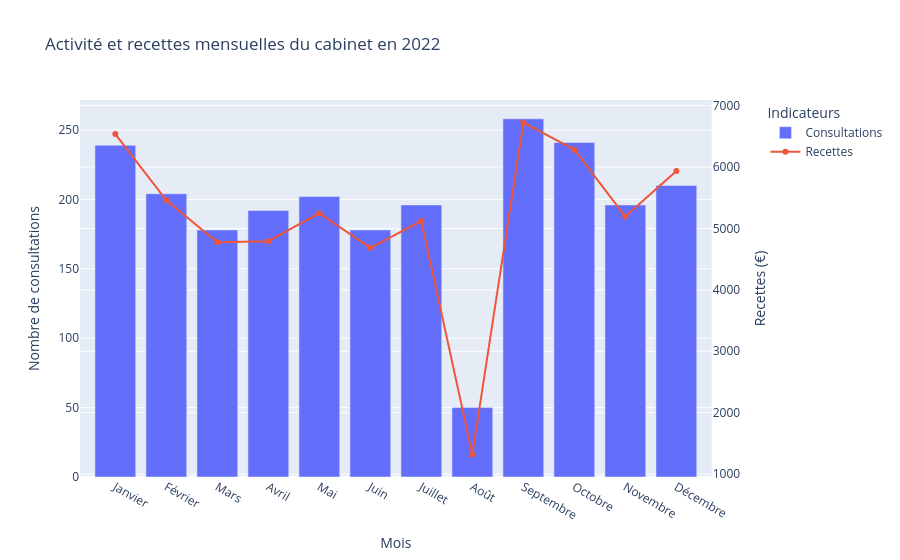

The notebook cell this image was saved under:
### Markdown cell above
**Anomalie identifiée :**  
Les semaines 50 et 51 de l’année 2022 présentent un volume inhabituellement élevé de visites.

L’inspection des fichiers sources suggère une probable erreur de saisie, certaines lignes de la seconde partie des tableaux semblant avoir été renseignées comme des visites de manière incorrecte.

Cette anomalie n’altère pas les grandes tendances observées mais devra être corrigée lors d’une éventuelle mise à jour des données sources afin de préserver la traçabilité des modifications.

### Code cell
# Visualisation mensuelle activité / recettes
plot_activite_recettes(activite_mensuelle_2022, 2022)

### Figure 1 — Plotly figure (JSON) as saved in the notebook; plotly's stock layout.template omitted (floating-point values rounded to 4 significant figures)
{"data": [{"name": "Consultations", "type": "bar", "x": ["Janvier", "Février", "Mars", "Avril", "Mai", "Juin", "Juillet", "Août", "Septembre", "Octobre", "Novembre", "Décembre"], "xaxis": "x", "y": [239.0, 204.0, 178.0, 192.0, 202.0, 178.0, 196.0, 50.0, 258.0, 241.0, 196.0, 210.0], "yaxis": "y"}, {"mode": "lines+markers", "name": "Recettes", "type": "scatter", "x": ["Janvier", "Février", "Mars", "Avril", "Mai", "Juin", "Juillet", "Août", "Septembre", "Octobre", "Novembre", "Décembre"], "xaxis": "x", "y": [6536.0, 5459.0, 4775.0, 4792.0, 5248.0, 4685.0, 5120.0, 1321.0, 6724.0, 6283.0, 5194.0, 5936.0], "yaxis": "y2"}], "layout": {"legend": {"title": {"text": "Indicateurs"}}, "title": {"text": "Activité et recettes mensuelles du cabinet en 2022"}, "xaxis": {"anchor": "y", "domain": [0, 0.94], "title": {"text": "Mois"}}, "yaxis": {"anchor": "x", "domain": [0, 1], "title": {"text": "Nombre de consultations"}}, "yaxis2": {"anchor": "x", "overlaying": "y", "side": "right", "title": {"text": "Recettes (€)"}}}}
